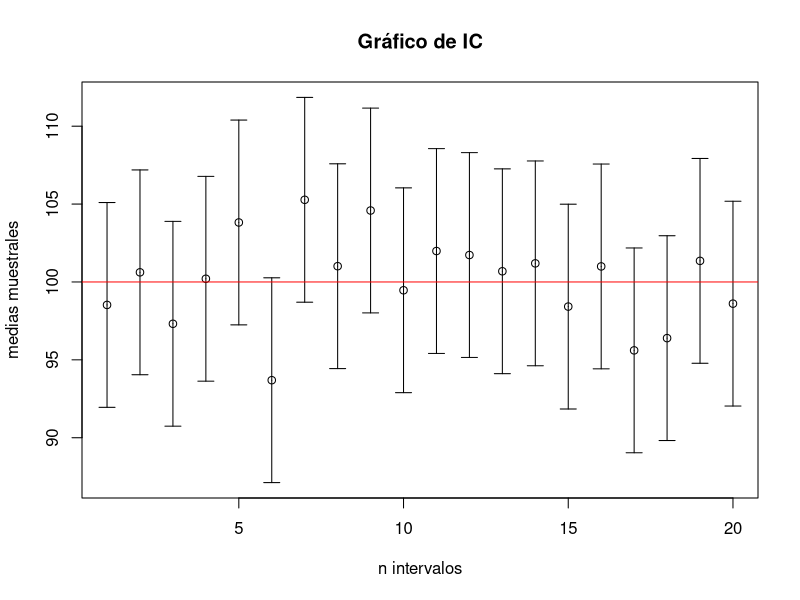
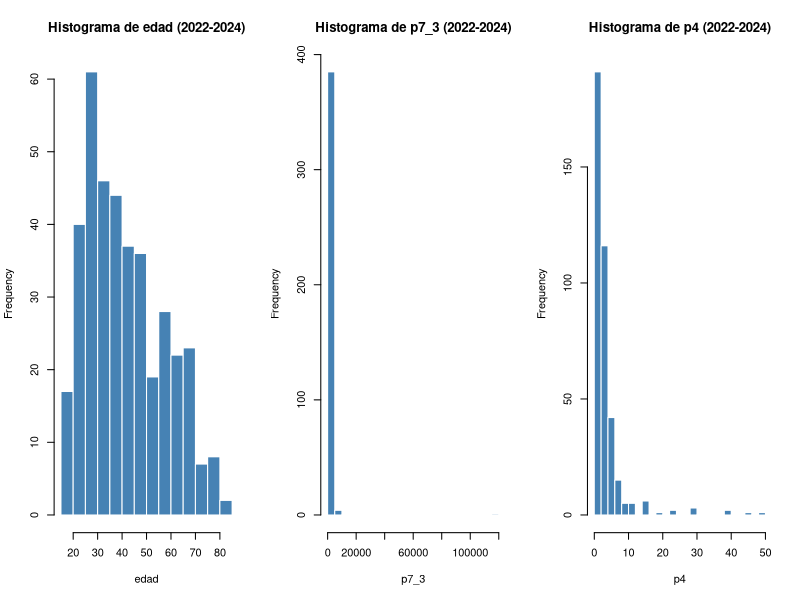
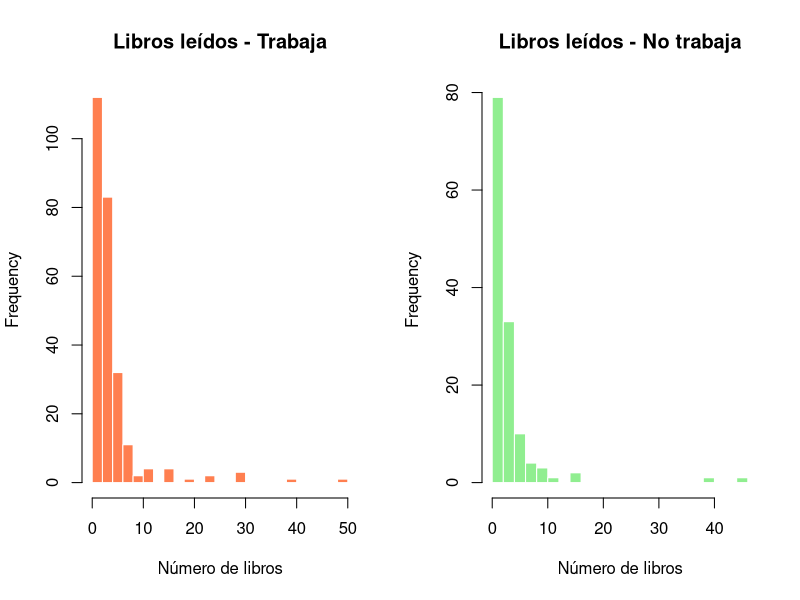
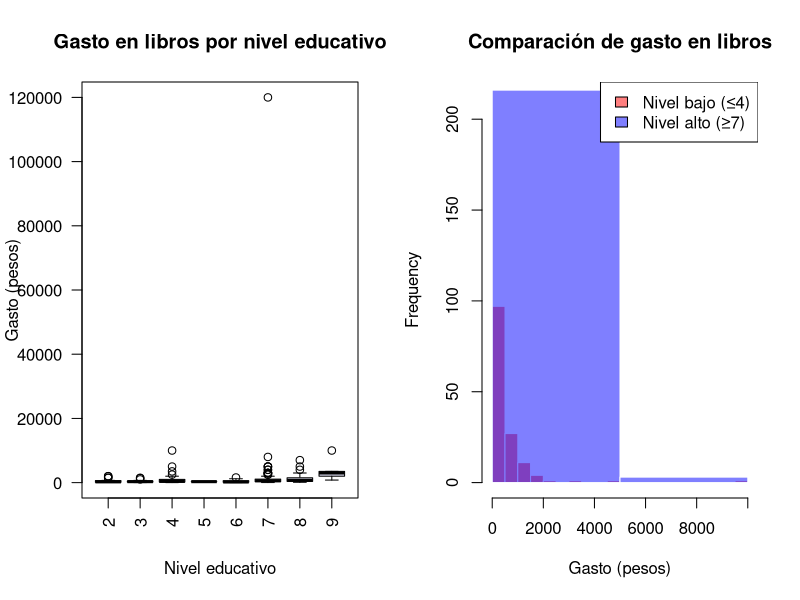
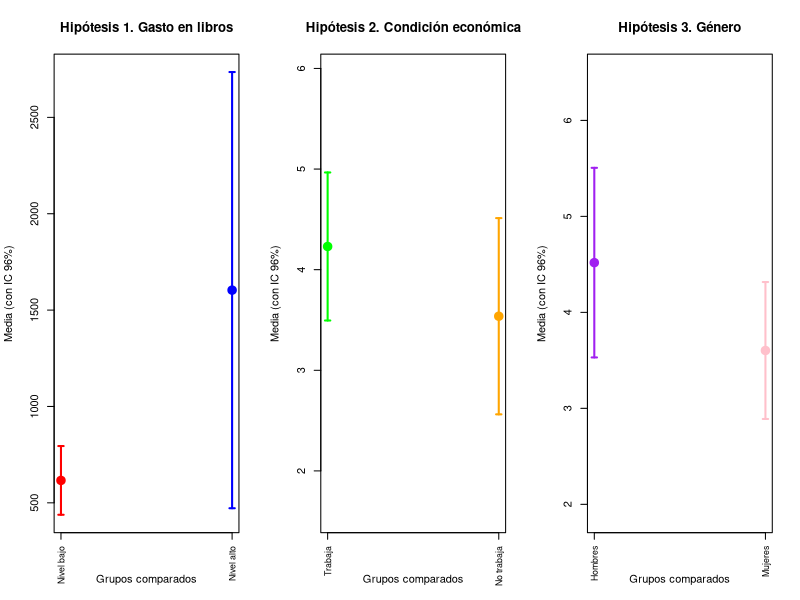

Here is the R script that generated these plots, in order:
## ---- chunk 1
knitr::opts_chunk$set(echo = TRUE)
library(plotrix)
library(dplyr)
library(knitr)
library(kableExtra)
library(ggplot2)
## ---- chunk 2
#Nueva base de datos de los 3 años
M22L = read.csv("Datos2022Limpios.csv")
M23L = read.csv("Datos2023Limpios.csv")
M24L = read.csv("Datos2024Limpios.csv")

M2224 = bind_rows(M22L,M23L,M24L)

write.csv(M2224,"BasedeDatosMolec.csv",row.names = FALSE)
## ---- chunk 3
n = 20 # u otro valor como 50, 100
media = 100 # Media de población
DE = 15 # Desviación estándar depoblación
ErrorEst= DE/sqrt(n)
X_ = rnorm(n, media, ErrorEst)
E = 1.96*DE/sqrt(n) # E = Error máximo
plotCI(1:n,X_, E ,main="Gráfico de IC", , xlab
= "n intervalos", ylab = "medias muestrales")
abline(h = 100, col = "red")

## ---- chunk 4
alfa1 = 0.04
nc = 1 - alfa1

LI1= M2224 %>% filter(nivel <= 4) %>% pull(p7_3)
LS1= M2224 %>% filter(nivel >= 7) %>% pull(p7_3)

n11 = length(LI1)
n21 = length(LS1)

x1bar = mean(LI1)
x2bar = mean(LS1)

s11 = var(LI1)
s21 = var(LS1)

t1 = (x1bar - x2bar) / sqrt(s11/n11 + s21/n21)

df1 = (s11/n11 + s21/n21)^2 /  ( (s11/n11)^2/(n11-1) + (s21/n21)^2/(n21-1) )

zf1 = qt(alfa1, df1)

#Cola izquierda porque buscamos un valor menor
p1 = pt(t1, df1)

se1 = sqrt(s11) / sqrt(n11) 
se2 = sqrt(s21) / sqrt(n21)  

t_crit_bilateral <- qt(0.98, df = n11 - 1) 

E1 = t_crit_bilateral * se1
E2 = t_crit_bilateral * se2

cat("Estadístico de prueba t =",t1,"\nValor crítico zf =",zf1,"\nValor p =",p1)
## ---- chunk 5
t.test(LI1, LS1, alternative = "less", var.equal = FALSE, conf.level = 0.96)
## ---- chunk 6
trabaja= M2224 %>% filter(cond_act == 1) %>% pull(p4)
no_trabaja= M2224 %>% filter(cond_act != 1) %>% pull(p4)

n12 = length(trabaja)
n22 = length(no_trabaja)

x1bar2 = mean(trabaja)
x2bar2 = mean(no_trabaja)

s12 = var(trabaja)
s22 = var(no_trabaja)

t2 = (x1bar2 - x2bar2) / sqrt(s12/n12 + s22/n22)

zf2 = qnorm(1-alfa1/2)

df2 = (s12/n12 + s22/n22)^2 /  ( (s12/n12)^2/(n12-1) + (s22/n22)^2/(n22-1) )

#Prueba de 2 colas
p2 = 2*pt(-abs(t2), df2)

SE = sqrt(s12/n12 + s22/n22)
tc2 = qt(1 - alfa1/2, df2)
LI2 = (x1bar2 - x2bar2) - tc2 * SE
LS2 = (x1bar2 - x2bar2) + tc2 * SE

cat("Estadístico de prueba t =",t2,"\nValor crítico zf =",zf2,"\nValor p =",p2)
cat("\nIntervalo: [",LI2,",",LS2,"]")
## ---- chunk 7
t.test(trabaja, no_trabaja, alternative = "two.sided", var.equal = FALSE, conf.level = 0.96)
## ---- chunk 8
hombres=M2224 %>% filter(sexo == 1) %>% pull(p4)
mujeres=M2224 %>% filter(sexo == 2) %>% pull(p4)

n13 = length(hombres)
n23 = length(mujeres)

x1bar3 = mean(hombres)
x2bar3 = mean(mujeres)

s13 = var(hombres) 
s23 = var(mujeres)

sp3 = ((n13 - 1)*s13 + (n23 - 1)*s23) / (n13 + n23 - 2)

# Estadístico t con varianzas iguales
t3 = (x1bar3 - x2bar3) / sqrt(sp3 * (1/n13 + 1/n23))

zf3 = qnorm(1-alfa1/2)

df3 = n13 + n23 - 2

p3 = 2 * pt(-abs(t3), df3)

SE3 = sqrt(sp3 * (1/n13 + 1/n23))
tc3 = qt(1 - alfa1/2, df3)
LI3 = (x1bar3 - x2bar3) - tc3 * SE3
LS3 = (x1bar3 - x2bar3) + tc3 * SE3

cat("Estadístico de prueba t =",t3,"\nValor crítico zf =",zf3,"\nValor p =",p3)
cat("\nIntervalo: [",LI3,",",LS3,"]")
## ---- chunk 9
t.test(hombres, mujeres, alternative = "two.sided",var.equal = TRUE, conf.level = 0.96)
## ---- chunk 10
# Seleccionar solo las variables cuantitativas
Datos_cuant_combinados = M2224[, c("edad", "p7_3", "p4")]
par(mfrow = c(1,3))
for (v in names(Datos_cuant_combinados)) {
  hist(Datos_cuant_combinados[[v]], 
       main = paste("Histograma de", v, "(2022-2024)"), 
       xlab = v, col = "steelblue", border = "white",
       breaks = 20)
}
par(mfrow = c(1,1))
## ---- chunk 11
par(mfrow = c(1,2))

# Histograma para quienes trabajan
hist(trabaja, 
     main = "Libros leídos - Trabaja", 
     xlab = "Número de libros", 
     col = "coral", 
     border = "white",
     breaks = 20)

# Histograma para quienes no trabajan
hist(no_trabaja, 
     main = "Libros leídos - No trabaja", 
     xlab = "Número de libros", 
     col = "lightgreen", 
     border = "white",
     breaks = 20)

par(mfrow = c(1,1))
## ---- chunk 12
# Función de análisis cuantitativo
analisis_cuant = function(x){
  x = as.numeric(x)
  x = x[!is.na(x)]
  
  if(length(x) < 2){
    return(data.frame(
      Media = NA, Mediana = NA, Rango_Medio = NA, Desviacion = NA,
      Coef_Variacion = NA, Q1 = NA, Q2 = NA, Q3 = NA,
      Sesgo = NA, Curtosis = NA
    ))
  }
  
  media = mean(x)
  mediana = median(x)
  rango_medio = (max(x) + min(x)) / 2
  desv = sd(x)
  coef_var = ifelse(media != 0, (desv / media) * 100, NA)
  cuartiles = quantile(x, probs = c(0.25, 0.5, 0.75))
  
  if (desv > 0){
    sesgo = sum((x - media)^3) / (length(x) * desv^3)
    curtosis = sum((x - media)^4) / (length(x) * desv^4)
  } else {
    sesgo = NA
    curtosis = NA
  }
  
  data.frame(
    Media = round(media, 2),
    Mediana = round(mediana, 2),
    Rango_Medio = round(rango_medio, 2),
    Desviacion = round(desv, 2),
    CV = round(coef_var, 2),
    Q1 = round(cuartiles[1], 2),
    Q2 = round(cuartiles[2], 2),
    Q3 = round(cuartiles[3], 2),
    Sesgo = round(sesgo, 2),
    Curtosis = round(curtosis, 2)
  )
}

# Aplicar análisis a datos combinados
tabla_cuant_combinada = lapply(Datos_cuant_combinados, analisis_cuant)
tabla_cuant_combinada = do.call(rbind, tabla_cuant_combinada)
rownames(tabla_cuant_combinada) = names(Datos_cuant_combinados)

kable(tabla_cuant_combinada, 
      caption = "Tabla 1. Medidas descriptivas de variables cuantitativas (2022-2024)") %>%
  kable_styling(full_width = TRUE, bootstrap_options = c("striped","hover"))
## ---- chunk 13
par(mfrow = c(1,2))

# Boxplot del gasto por nivel educativo
boxplot(p7_3 ~ nivel, data = M2224,
        main = "Gasto en libros por nivel educativo",
        xlab = "Nivel educativo",
        ylab = "Gasto (pesos)",
        col = "lavender",
        las = 2)

# Histograma comparativo
hist(LI1, 
     main = "Comparación de gasto en libros", 
     xlab = "Gasto (pesos)", 
     col = rgb(1,0,0,0.5), 
     border = "white",
     breaks = 30,
     ylim = c(0, max(c(length(LI1[LI1 < 5000]), length(LS1[LS1 < 5000])))))
hist(LS1, 
     col = rgb(0,0,1,0.5), 
     border = "white",
     breaks = 30,
     add = TRUE)
legend("topright", 
       legend = c("Nivel bajo (≤4)", "Nivel alto (≥7)"), 
       fill = c(rgb(1,0,0,0.5), rgb(0,0,1,0.5)))

par(mfrow = c(1,1))
## ---- chunk 14
library(plotrix)

# Calcular intervalos de confianza para diferentes grupos
alfa = 0.04
nc = 1 - alfa

# Gasto por nivel educativo (bajo vs alto)
media_bajo = mean(LI1)
media_alto = mean(LS1)
se_bajo = sd(LI1) / sqrt(length(LI1))
se_alto = sd(LS1) / sqrt(length(LS1))
E_bajo = qt(1 - alfa/2, length(LI1)-1) * se_bajo
E_alto = qt(1 - alfa/2, length(LS1)-1) * se_alto

# Libros leídos por condición de actividad
media_trabaja = mean(trabaja)
media_no_trabaja = mean(no_trabaja)
se_trabaja = sd(trabaja) / sqrt(length(trabaja))
se_no_trabaja = sd(no_trabaja) / sqrt(length(no_trabaja))
E_trabaja = qt(1 - alfa/2, length(trabaja)-1) * se_trabaja
E_no_trabaja = qt(1 - alfa/2, length(no_trabaja)-1) * se_no_trabaja

# Libros leídos por sexo
media_hombres = mean(hombres)
media_mujeres = mean(mujeres)
se_hombres = sd(hombres) / sqrt(length(hombres))
se_mujeres = sd(mujeres) / sqrt(length(mujeres))
E_hombres = qt(1 - alfa/2, length(hombres)-1) * se_hombres
E_mujeres = qt(1 - alfa/2, length(mujeres)-1) * se_mujeres

# Crear el gráfico
medias1 = c(media_bajo, media_alto)
medias2 = c(media_trabaja, media_no_trabaja)
medias3 = c(media_hombres, media_mujeres)
errores1 = c(E_bajo, E_alto)
errores2 = c(E_trabaja, E_no_trabaja)
errores3 = c(E_hombres, E_mujeres)
grupos1 = c("Nivel bajo", "Nivel alto")
grupos2 = c("Trabaja", "No trabaja")
grupos3 = c("Hombres", "Mujeres")
colores1 = c("red", "blue")
colores2 = c("green", "orange")
colores3 = c("purple", "pink")

par(mfrow = c(1, 3))
plotCI(1:2, medias1, errores1,
       main = "Hipótesis 1. Gasto en libros",
       xlab = "Grupos comparados", 
       ylab = "Media (con IC 96%)",
       xaxt = "n",
       pch = 19,
       col = colores1,
       lwd = 2,
       cex = 1.5,
       ylim = c(min(medias1 - errores1) - 1, max(medias1 + errores1) + 1))

axis(1, at = 1:2, labels = grupos1, las = 2, cex.axis = 0.8)
abline(v = c(2.5, 4.5), lty = 2, col = "gray")

plotCI(1:2, medias2, errores2,
       main = "Hipótesis 2. Condición económica",
       xlab = "Grupos comparados", 
       ylab = "Media (con IC 96%)",
       xaxt = "n",
       pch = 19,
       col = colores2,
       lwd = 2,
       cex = 1.5,
       ylim = c(min(medias2 - errores2) - 1, max(medias2 + errores2) + 1))

axis(1, at = 1:2, labels = grupos2, las = 2, cex.axis = 0.8)
abline(v = c(2.5, 4.5), lty = 2, col = "gray")

plotCI(1:2, medias3, errores3,
       main = "Hipótesis 3. Género",
       xlab = "Grupos comparados", 
       ylab = "Media (con IC 96%)",
       xaxt = "n",
       pch = 19,
       col = colores3,
       lwd = 2,
       cex = 1.5,
       ylim = c(min(medias3 - errores3) - 1, max(medias3 + errores3) + 1))

axis(1, at = 1:2, labels = grupos3, las = 2, cex.axis = 0.8)
abline(v = c(2.5, 4.5), lty = 2, col = "gray")
